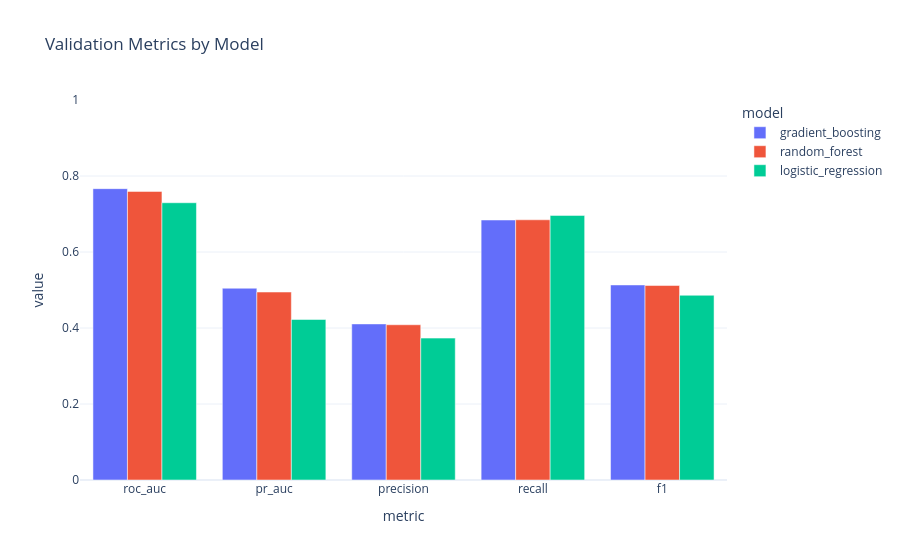

Here is the notebook cell this chart was saved with:
### Code cell
plot_df = val_comparison.melt(id_vars="model", value_vars=["roc_auc", "pr_auc", "precision", "recall", "f1"],
                               var_name="metric", value_name="value")
fig = px.bar(plot_df, x="metric", y="value", color="model", barmode="group",
             title="Validation Metrics by Model")
fig.update_yaxes(range=[0, 1])
fig.show()

### Figure 1 — Plotly figure (JSON) as saved in the notebook; plotly's stock layout.template omitted (floating-point values rounded to 4 significant figures)
{"data": [{"alignmentgroup": "True", "hovertemplate": "model=gradient_boosting<br>metric=%{x}<br>value=%{y}<extra></extra>", "legendgroup": "gradient_boosting", "marker": {"color": "#636efa", "pattern": {"shape": ""}}, "name": "gradient_boosting", "offsetgroup": "gradient_boosting", "orientation": "v", "showlegend": true, "textposition": "auto", "type": "bar", "x": ["roc_auc", "pr_auc", "precision", "recall", "f1"], "xaxis": "x", "y": [0.7667, 0.5046, 0.4107, 0.6842, 0.5133], "yaxis": "y"}, {"alignmentgroup": "True", "hovertemplate": "model=random_forest<br>metric=%{x}<br>value=%{y}<extra></extra>", "legendgroup": "random_forest", "marker": {"color": "#EF553B", "pattern": {"shape": ""}}, "name": "random_forest", "offsetgroup": "random_forest", "orientation": "v", "showlegend": true, "textposition": "auto", "type": "bar", "x": ["roc_auc", "pr_auc", "precision", "recall", "f1"], "xaxis": "x", "y": [0.7594, 0.4946, 0.4085, 0.6848, 0.5118], "yaxis": "y"}, {"alignmentgroup": "True", "hovertemplate": "model=logistic_regression<br>metric=%{x}<br>value=%{y}<extra></extra>", "legendgroup": "logistic_regression", "marker": {"color": "#00cc96", "pattern": {"shape": ""}}, "name": "logistic_regression", "offsetgroup": "logistic_regression", "orientation": "v", "showlegend": true, "textposition": "auto", "type": "bar", "x": ["roc_auc", "pr_auc", "precision", "recall", "f1"], "xaxis": "x", "y": [0.7296, 0.4224, 0.3734, 0.6963, 0.4861], "yaxis": "y"}], "layout": {"barmode": "group", "legend": {"title": {"text": "model"}, "tracegroupgap": 0}, "title": {"text": "Validation Metrics by Model"}, "xaxis": {"anchor": "y", "domain": [0.0, 1.0], "title": {"text": "metric"}}, "yaxis": {"anchor": "x", "domain": [0.0, 1.0], "range": [0, 1], "title": {"text": "value"}}}}
